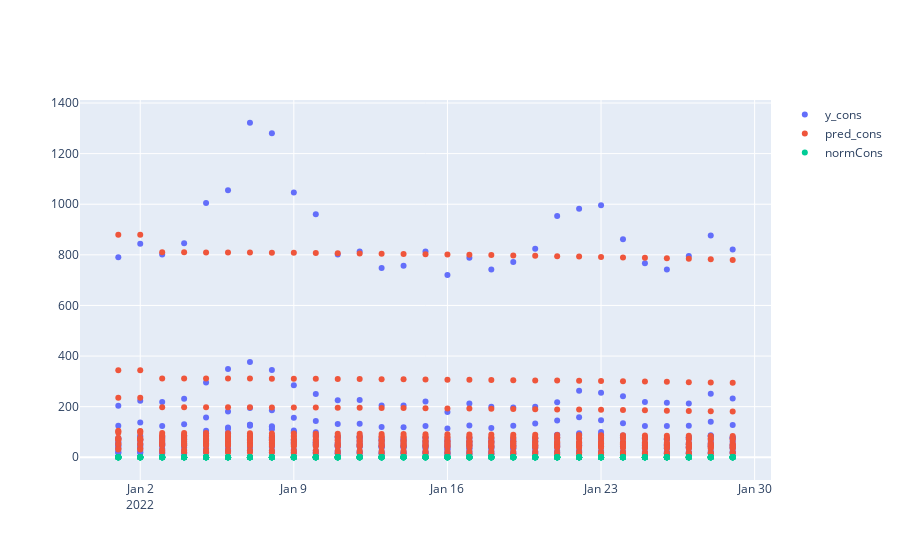

Write notebook code for a chart like this one.
### Code cell
testDf = testDf.sort_values(by='unique_time')
testDf['normCons'] = testDf['y_cons']/testDf['installed_capacity']
a = testDf.loc[(testDf.yearday >0) & (testDf.yearday < 30)]

fig = subplots.make_subplots(rows=1, cols=1,shared_xaxes=True)

fig.add_trace(go.Scatter(x = a['unique_time'], y = a['y_cons'],mode ='markers', name='y_cons'),row=1, col=1)
fig.add_trace(go.Scatter(x = a['unique_time'], y = a['pred_cons'],mode ='markers', name='pred_cons'),row=1, col=1)
fig.add_trace(go.Scatter(x = a['unique_time'], y = a['normCons'],mode ='markers', name='normCons'),row=1, col=1)
#fig.add_trace(go.Scatter(x = a['unique_time'], y = a['normConsProd'],mode ='markers', name='normConsProd'),row=1, col=1)
fig.show()

### Figure 1 — Plotly figure (JSON) as saved in the notebook; plotly's stock layout.template omitted (floating-point values rounded to 4 significant figures; data arrays with more than 128 entries replaced by an {"elided": "..."} marker saying what was removed)
{"data": [{"mode": "markers", "name": "y_cons", "type": "scatter", "x": {"elided": "406 str values"}, "xaxis": "x", "y": {"elided": "406 float values"}, "yaxis": "y"}, {"mode": "markers", "name": "pred_cons", "type": "scatter", "x": {"elided": "406 str values"}, "xaxis": "x", "y": {"elided": "406 float values"}, "yaxis": "y"}, {"mode": "markers", "name": "normCons", "type": "scatter", "x": {"elided": "406 str values"}, "xaxis": "x", "y": {"elided": "406 float values"}, "yaxis": "y"}], "layout": {"xaxis": {"anchor": "y", "domain": [0, 1]}, "yaxis": {"anchor": "x", "domain": [0, 1]}}}
